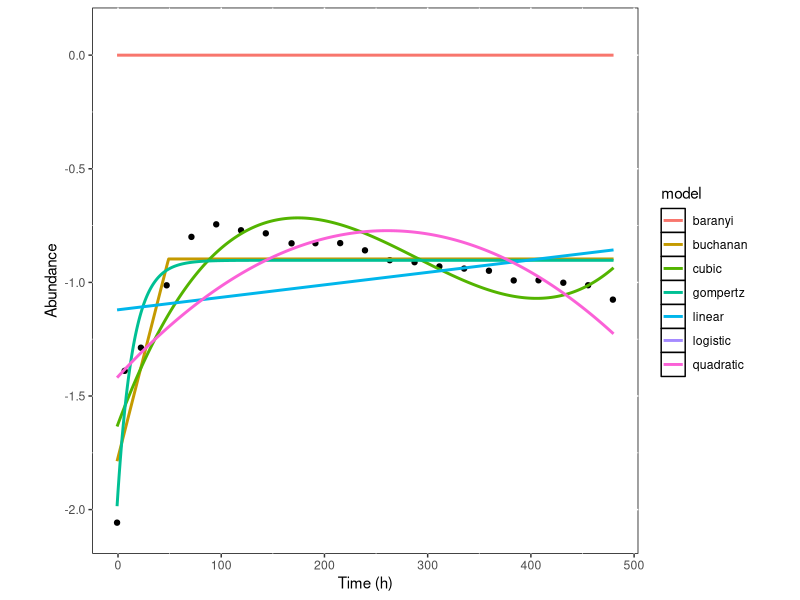
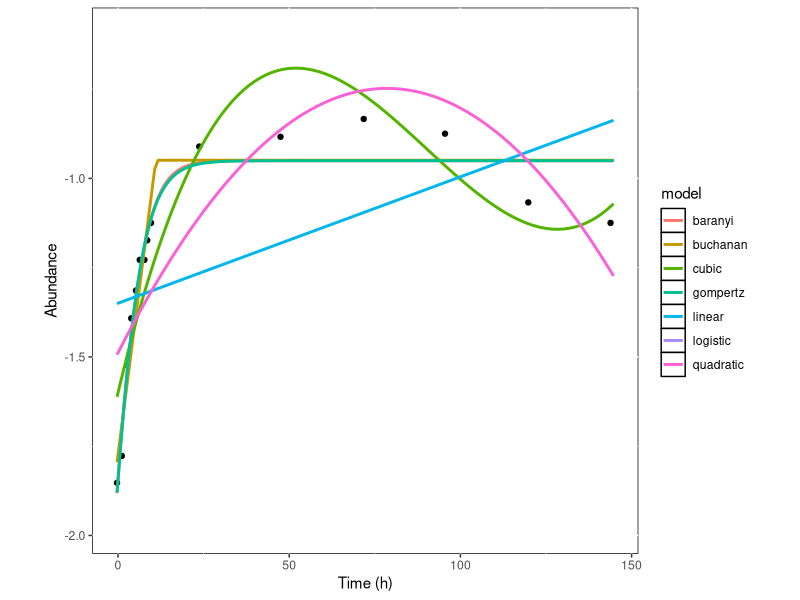
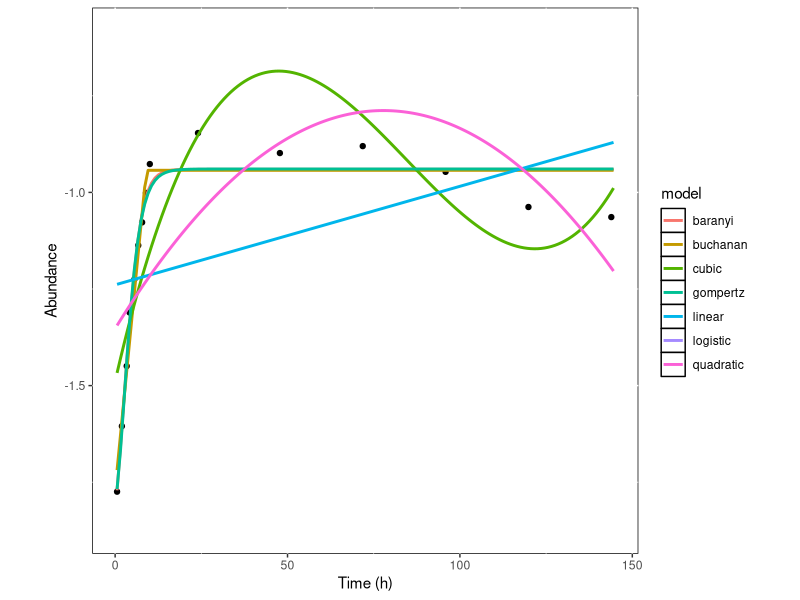
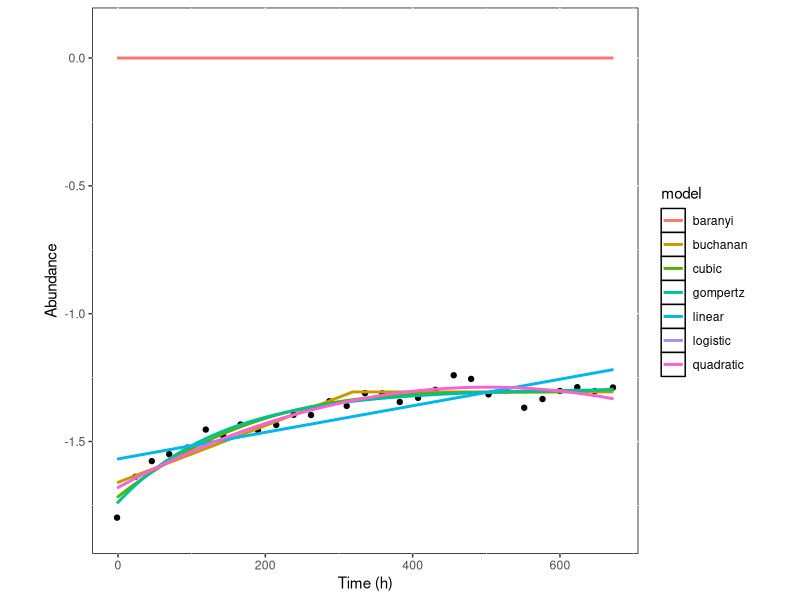
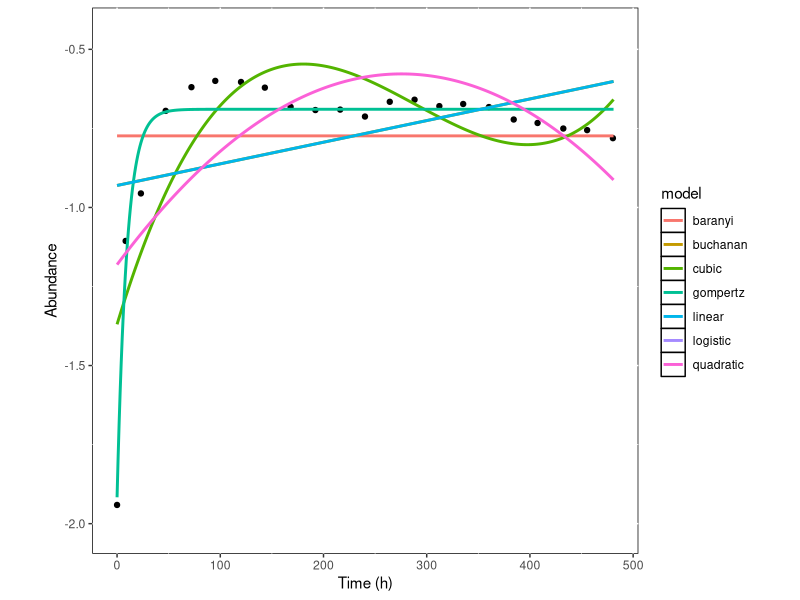
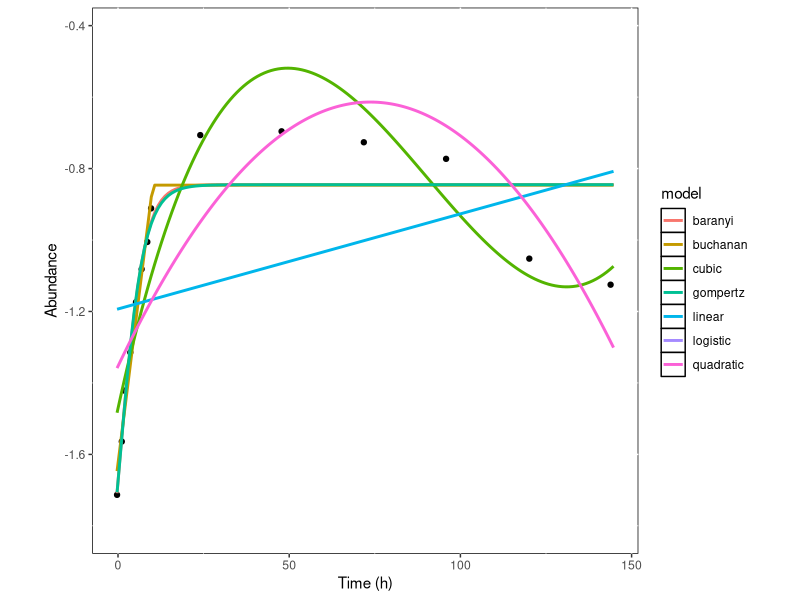
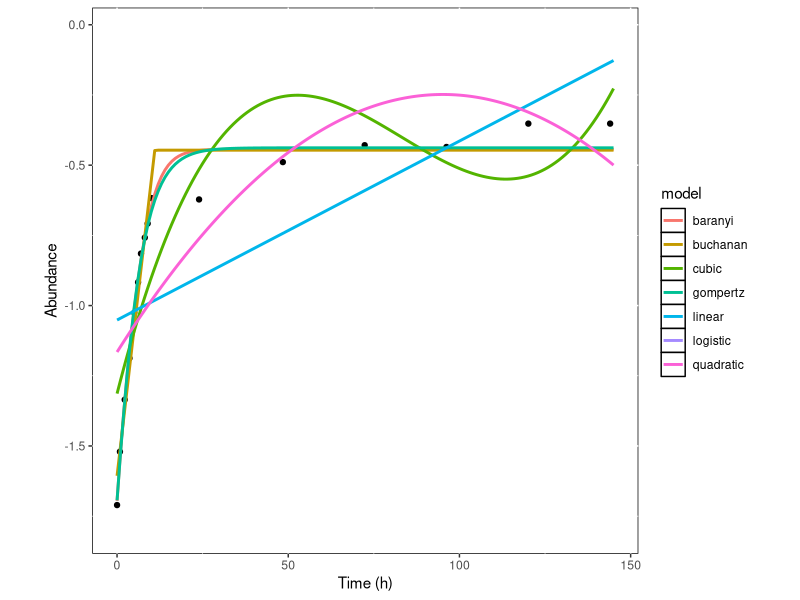
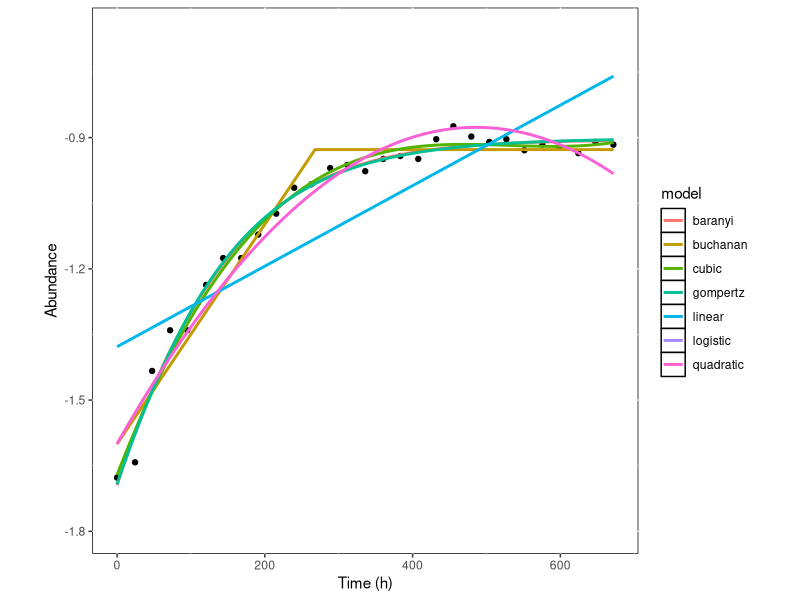

Reproduce these figures in R, in order.
#!/usr/bin/env R

# This script first prepares the data points of each model using the estimated parameters found during NLLS fitting, and then
# plots them all on top of all the unique datasets.

# OUTPUT:
# 305 plots saved in one pdf file


# load required package and dataset
library(ggplot2, quietly = TRUE, warn.conflicts = FALSE)
library(grid, quietly = TRUE, warn.conflicts = FALSE)
library(gridExtra, quietly = TRUE, warn.conflicts = FALSE)

df = read.csv("../data/results.csv")
data = read.csv("../data/ModifiedLogisticGrowthData.csv")

#suppress warnings to avoid printing it out
options(warn=-1)

## PLOTTING ##

# opening a pdf file to save all plots inside it
pdf("../results/plots/data_with_models_ggplot.pdf", onefile = TRUE)

for(i in 1:length(unique(df$ID))){
  # creating a subset at each iteration based on the unique IDs
  data_subset = subset(data, data$ID == i)
  df_subset = subset(df, df$ID == i)
  
  # creating the vector of time values for the models
  t = seq(min(data_subset$Time), max(data_subset$Time)+1, by = 1)
  
  
  ## LINEAR EQUATION ##
  
  # saving the estimated parameters inside variables
  linear_B_0 = df_subset[1,4]
  linear_B_1 = df_subset[1,5]

  # pre-allocating the vector of abundance values for the linear model
  linear = rep(NA, length(t))
  
  # calculating the abundance values
  for(j in 1:length(t)){
    linear[j] = linear_B_0 + linear_B_1*t[j]
  }
  
  
  ## QUADRATIC EQUATION ##
  
  # saving the estimated parameters inside variables
  quadratic_B_0 = df_subset[2,4]
  quadratic_B_1 = df_subset[2,5]
  quadratic_B_2 = df_subset[2,6]
  
  # pre-allocating the vector of abundance values for the quadratic model
  quadratic = rep(NA, length(t))
  
  # calculating the abundance values
  for(k in 1:length(t)){
    quadratic[k] = quadratic_B_0 + quadratic_B_1*t[k] + quadratic_B_2*(t[k])^2
  }
  
  
  ## CUBIC EQUATION ##
  
  # saving the estimated parameters inside variables
  cubic_B_0 = df_subset[3,4]
  cubic_B_1 = df_subset[3,5]
  cubic_B_2 = df_subset[3,6]
  cubic_B_3 = df_subset[3,7]
  
  # pre-allocating the vector of abundance values for the cubic model
  cubic = rep(NA, length(t))
  
  # calculating the abundance values
  for(l in 1:length(t)){
    cubic[l] = cubic_B_0 + cubic_B_1*t[l] + cubic_B_2*(t[l])^2 + cubic_B_3*(t[l])^3
  }
  
  
  ## LOGISTIC MODEL ##
  
  # saving the estimated parameters inside variables
  logistic_N_max = df_subset[4,8]
  logistic_N_0 = df_subset[4,9]
  logistic_r_max = df_subset[4,10]
  #logistic_t_lag = df_subset[4, 11]
  
  # pre-allocating the vector of abundance values for the logistic model
  logistic = rep(NA, length(t))
  
  # calculating the abundance values
  for(m in 1:length(t)){
    logistic[m] = log10((logistic_N_0 * logistic_N_max) / (logistic_N_0 + (logistic_N_max - logistic_N_0) * exp(-logistic_r_max * t[m])))
  }
  
  
  ## GOMPERTZ MODEL ##
  
  # saving the estimated parameters inside variables
  gompertz_N_max = df_subset[5,8]
  gompertz_N_0 = df_subset[5,9]
  gompertz_r_max = df_subset[5,10]
  gompertz_t_lag = df_subset[5,11]
  
  # pre-allocating the vector of abundance values for the gompertz model
  gompertz = rep(NA, length(t))
  
  # calculating the abundance values
  for(n in 1:length(t)){
    gompertz[n] = gompertz_N_0 + (gompertz_N_max - gompertz_N_0) * exp(-exp(gompertz_r_max * exp(1) * (gompertz_t_lag - t[n])/((gompertz_N_max - gompertz_N_0) * log(10)) + 1))
  }
  
  
  ## BARANYI MODEL ##
  
  # saving the estimated parameters inside variables
  baranyi_N_max = df_subset[6,8]
  baranyi_N_0 = df_subset[6,9]
  baranyi_r_max = df_subset[6,10]
  baranyi_t_lag = df_subset[6,11]
  
  # pre-allocating the vector of abundance values for the gompertz model
  baranyi = rep(NA, length(t))
  
  # calculating the abundance values
  for(o in 1:length(t)){
    baranyi[o] = baranyi_N_max + log10((-1+exp(baranyi_r_max*baranyi_t_lag) + exp(baranyi_r_max*t[o]))/(exp(baranyi_r_max*t[o]) - 1 + exp(baranyi_r_max*baranyi_t_lag) * 10^(baranyi_N_max-baranyi_N_0)))
  }
  
  ## BUCHANAN MODEL ##
  
  # saving the estimated parameters inside variables
  buchanan_N_max = df_subset[7,8]
  buchanan_N_0 = df_subset[7,9]
  buchanan_r_max = df_subset[7,10]
  buchanan_t_lag = df_subset[7,11]
  
  # pre-allocating the vector of abundance values for the gompertz model
  buchanan = rep(NA, length(t))
  
  # calculating the abundance values
  for(p in 1:length(t)){
    buchanan[p] = buchanan_N_0 + (t[p] >= buchanan_t_lag) * (t[p] <= (buchanan_t_lag + (buchanan_N_max - buchanan_N_0) * log(10)/buchanan_r_max)) * buchanan_r_max * (t[p] - buchanan_t_lag)/log(10) + (t[p] >= buchanan_t_lag) * (t[p] > (buchanan_t_lag + (buchanan_N_max - buchanan_N_0) * log(10)/buchanan_r_max)) * (buchanan_N_max - buchanan_N_0)
  }
  
  ## PREPARING A DATAFRAME WITH THE PLOTTING VALUES OF THE MODELS TO FEED IT TO GGPLOT2 ##
  linear_data = data.frame(t, linear, rep('linear', length(t)))
  names(linear_data) = c('t', 'Abundance', 'model')
  
  quadratic_data = data.frame(t, quadratic, rep('quadratic', length(t)))
  names(quadratic_data) = c('t', 'Abundance', 'model')
  
  cubic_data = data.frame(t, cubic, rep('cubic', length(t)))
  names(cubic_data) = c('t', 'Abundance', 'model')
  
  logistic_data = data.frame(t, logistic, rep('logistic', length(t)))
  names(logistic_data) = c('t', 'Abundance', 'model')
  
  gompertz_data = data.frame(t, gompertz, rep('gompertz', length(t)))
  names(gompertz_data) = c('t', 'Abundance', 'model')
  
  baranyi_data = data.frame(t, baranyi, rep('baranyi', length(t)))
  names(baranyi_data) = c('t', 'Abundance', 'model')
  
  buchanan_data = data.frame(t, buchanan, rep('buchanan', length(t)))
  names(buchanan_data) = c('t', 'Abundance', 'model')
  
  model_data = rbind(linear_data, quadratic_data, cubic_data, logistic_data, gompertz_data, baranyi_data, buchanan_data)
  
  # plotting dataset with all the models overlaid
  print(ggplot(data = data_subset, aes(x = Time, y = PopBio_Log10)) +
    geom_point() +
    coord_cartesian(ylim=c(min(model_data$Abundance[!is.nan(model_data$Abundance)])-0.1, max(model_data$Abundance[!is.nan(model_data$Abundance)])+0.1)) +
    geom_line(data = model_data, aes(x = t, y = Abundance, col = model), size = 1) +
    theme(panel.background = element_rect(fill = 'white', colour = 'black'), aspect.ratio = 1) +
    labs(x = "Time (h)", y = "Abundance"))
}

# close all graphics devices
invisible(dev.off())


## ANALYSIS ##
info_criteria = vector(mode = "list", length = 305)
for(i in 1:length(unique(df$ID))){
  # creating a subset at each iteration based on the unique IDs
  df_subset = subset(df, df$ID == i)
  
  # VERY CRUCIAL! if some models did not converge, make sure to remove their corresponding rows, otherwise they might end up being selected as AIC_min
  # (e.g. when the rest of the AIC values are positive)
  if(length(which(df_subset$AIC.AIC_c==0))!=0 | length(which(df_subset$AIC.AIC_c==Inf))!=0){
    df_subset = df_subset[-c(which(df_subset$AIC.AIC_c==0), which(df_subset$AIC.AIC_c==Inf)),]
  }
  
  # calculate AIC/AIC_c values and AIC differences
  info_criteria[[i]] = data.frame("index" = df_subset$model_ID, "AIC.AIC_c" = df_subset$AIC.AIC_c, "delta_AIC.AIC_c" = df_subset$AIC.AIC_c - min(df_subset$AIC.AIC_c))
  
  # calculate likelihood of models and their respective akaike weights
  likelihood_model = exp(-0.5*info_criteria[[i]]$delta_AIC.AIC_c)
  akaike_weight = likelihood_model / sum(likelihood_model)
  
  # add to dataframe and reorder them based on best-to-worst model ranking
  info_criteria[[i]] = cbind(info_criteria[[i]], likelihood_model, akaike_weight)
  info_criteria[[i]] = info_criteria[[i]][order(info_criteria[[i]]$delta_AIC.AIC_c),]
  
  # calculate evidence ratios
  evidence_ratio = info_criteria[[i]]$akaike_weight[1] / info_criteria[[i]]$akaike_weight
  
  # add to dataframe
  info_criteria[[i]] = cbind(info_criteria[[i]], evidence_ratio)
}

## PLOTS TO INCLUDE IN THE REPORT ##
representative_models = c(12, 52, 68, 146, 242)

for(i in representative_models){
  
  # opening a pdf file to save plot inside
  pdf(paste0("../results/data_with_best_models_", i, ".pdf"))
  
  # creating a subset at each iteration based on the unique IDs
  data_subset = subset(data, data$ID == i)
  df_subset = subset(df, df$ID == i)
  
  # creating the vector of time values for the models
  t = seq(min(data_subset$Time), max(data_subset$Time)+1, by = 1)
  
  
  ## LINEAR EQUATION ##
  
  # saving the estimated parameters inside variables
  linear_B_0 = df_subset[1,4]
  linear_B_1 = df_subset[1,5]
  
  # pre-allocating the vector of abundance values for the linear model
  linear = rep(NA, length(t))
  
  # calculating the abundance values
  for(j in 1:length(t)){
    linear[j] = linear_B_0 + linear_B_1*t[j]
  }
  
  
  ## QUADRATIC EQUATION ##
  
  # saving the estimated parameters inside variables
  quadratic_B_0 = df_subset[2,4]
  quadratic_B_1 = df_subset[2,5]
  quadratic_B_2 = df_subset[2,6]
  
  # pre-allocating the vector of abundance values for the quadratic model
  quadratic = rep(NA, length(t))
  
  # calculating the abundance values
  for(k in 1:length(t)){
    quadratic[k] = quadratic_B_0 + quadratic_B_1*t[k] + quadratic_B_2*(t[k])^2
  }
  
  
  ## CUBIC EQUATION ##
  
  # saving the estimated parameters inside variables
  cubic_B_0 = df_subset[3,4]
  cubic_B_1 = df_subset[3,5]
  cubic_B_2 = df_subset[3,6]
  cubic_B_3 = df_subset[3,7]
  
  # pre-allocating the vector of abundance values for the cubic model
  cubic = rep(NA, length(t))
  
  # calculating the abundance values
  for(l in 1:length(t)){
    cubic[l] = cubic_B_0 + cubic_B_1*t[l] + cubic_B_2*(t[l])^2 + cubic_B_3*(t[l])^3
  }
  
  
  ## LOGISTIC MODEL ##
  
  # saving the estimated parameters inside variables
  logistic_N_max = df_subset[4,8]
  logistic_N_0 = df_subset[4,9]
  logistic_r_max = df_subset[4,10]
  #logistic_t_lag = df_subset[4, 11]
  
  # pre-allocating the vector of abundance values for the logistic model
  logistic = rep(NA, length(t))
  
  # calculating the abundance values
  for(m in 1:length(t)){
    logistic[m] = log10((logistic_N_0 * logistic_N_max) / (logistic_N_0 + (logistic_N_max - logistic_N_0) * exp(-logistic_r_max * t[m])))
  }
  
  
  ## GOMPERTZ MODEL ##
  
  # saving the estimated parameters inside variables
  gompertz_N_max = df_subset[5,8]
  gompertz_N_0 = df_subset[5,9]
  gompertz_r_max = df_subset[5,10]
  gompertz_t_lag = df_subset[5,11]
  
  # pre-allocating the vector of abundance values for the gompertz model
  gompertz = rep(NA, length(t))
  
  # calculating the abundance values
  for(n in 1:length(t)){
    gompertz[n] = gompertz_N_0 + (gompertz_N_max - gompertz_N_0) * exp(-exp(gompertz_r_max * exp(1) * (gompertz_t_lag - t[n])/((gompertz_N_max - gompertz_N_0) * log(10)) + 1))
  }
  
  
  ## BARANYI MODEL ##
  
  # saving the estimated parameters inside variables
  baranyi_N_max = df_subset[6,8]
  baranyi_N_0 = df_subset[6,9]
  baranyi_r_max = df_subset[6,10]
  baranyi_t_lag = df_subset[6,11]
  
  # pre-allocating the vector of abundance values for the gompertz model
  baranyi = rep(NA, length(t))
  
  # calculating the abundance values
  for(o in 1:length(t)){
    baranyi[o] = baranyi_N_max + log10((-1+exp(baranyi_r_max*baranyi_t_lag) + exp(baranyi_r_max*t[o]))/(exp(baranyi_r_max*t[o]) - 1 + exp(baranyi_r_max*baranyi_t_lag) * 10^(baranyi_N_max-baranyi_N_0)))
  }
  
  ## BUCHANAN MODEL ##
  
  # saving the estimated parameters inside variables
  buchanan_N_max = df_subset[7,8]
  buchanan_N_0 = df_subset[7,9]
  buchanan_r_max = df_subset[7,10]
  buchanan_t_lag = df_subset[7,11]
  
  # pre-allocating the vector of abundance values for the gompertz model
  buchanan = rep(NA, length(t))
  
  # calculating the abundance values
  for(p in 1:length(t)){
    buchanan[p] = buchanan_N_0 + (t[p] >= buchanan_t_lag) * (t[p] <= (buchanan_t_lag + (buchanan_N_max - buchanan_N_0) * log(10)/buchanan_r_max)) * buchanan_r_max * (t[p] - buchanan_t_lag)/log(10) + (t[p] >= buchanan_t_lag) * (t[p] > (buchanan_t_lag + (buchanan_N_max - buchanan_N_0) * log(10)/buchanan_r_max)) * (buchanan_N_max - buchanan_N_0)
  }
  
  ## PREPARING A DATAFRAME WITH THE PLOTTING VALUES OF THE MODELS TO FEED IT TO GGPLOT2 ##
  linear_data = data.frame(t, linear, rep('linear', length(t)), rep(1, length(t)))
  names(linear_data) = c('t', 'Abundance', 'model', 'model_ID')
  
  quadratic_data = data.frame(t, quadratic, rep('quadratic', length(t)), rep(2, length(t)))
  names(quadratic_data) = c('t', 'Abundance', 'model', 'model_ID')
  
  cubic_data = data.frame(t, cubic, rep('cubic', length(t)), rep(3, length(t)))
  names(cubic_data) = c('t', 'Abundance', 'model', 'model_ID')
  
  logistic_data = data.frame(t, logistic, rep('logistic', length(t)), rep(4, length(t)))
  names(logistic_data) = c('t', 'Abundance', 'model', 'model_ID')
  
  gompertz_data = data.frame(t, gompertz, rep('gompertz', length(t)), rep(5, length(t)))
  names(gompertz_data) = c('t', 'Abundance', 'model', 'model_ID')
  
  baranyi_data = data.frame(t, baranyi, rep('baranyi', length(t)), rep(6, length(t)))
  names(baranyi_data) = c('t', 'Abundance', 'model', 'model_ID')
  
  buchanan_data = data.frame(t, buchanan, rep('buchanan', length(t)), rep(7, length(t)))
  names(buchanan_data) = c('t', 'Abundance', 'model', 'model_ID')
  
  model_data = rbind(linear_data, quadratic_data, cubic_data, logistic_data, gompertz_data, baranyi_data, buchanan_data)
  
  if(i != 68){
    if(i != 242){
      model_index = info_criteria[[i]][-which(info_criteria[[i]]$delta_AIC.AIC_c > 10),]$index
      model_data = model_data[model_data$model_ID==model_index, ]
    }
  }
  
  # plotting dataset with all the models overlaid
  print(ggplot(data = data_subset, aes(x = Time, y = PopBio_Log10)) +
          geom_point() +
          #coord_cartesian(ylim=c(min(model_data$Abundance[!is.nan(model_data$Abundance)])-0.1, max(model_data$Abundance[!is.nan(model_data$Abundance)])+0.1)) +
          geom_line(data = model_data, aes(x = t, y = Abundance, col = model), size = 1) +
          theme(panel.background = element_rect(fill = 'white', colour = 'black'), aspect.ratio = 1) +
          labs(x = "Time (h)", y = expression(paste(log[10], "(Abundance)")), 
               title = paste0("Population Growth Curve of ", as.character(unique(data_subset$Species))),
               subtitle = paste0("Temperature = ", as.character(unique(data_subset$Temp)), ", Medium = ", as.character(unique(data_subset$Medium)))))
  
  # close all graphics devices
  invisible(dev.off())
}
